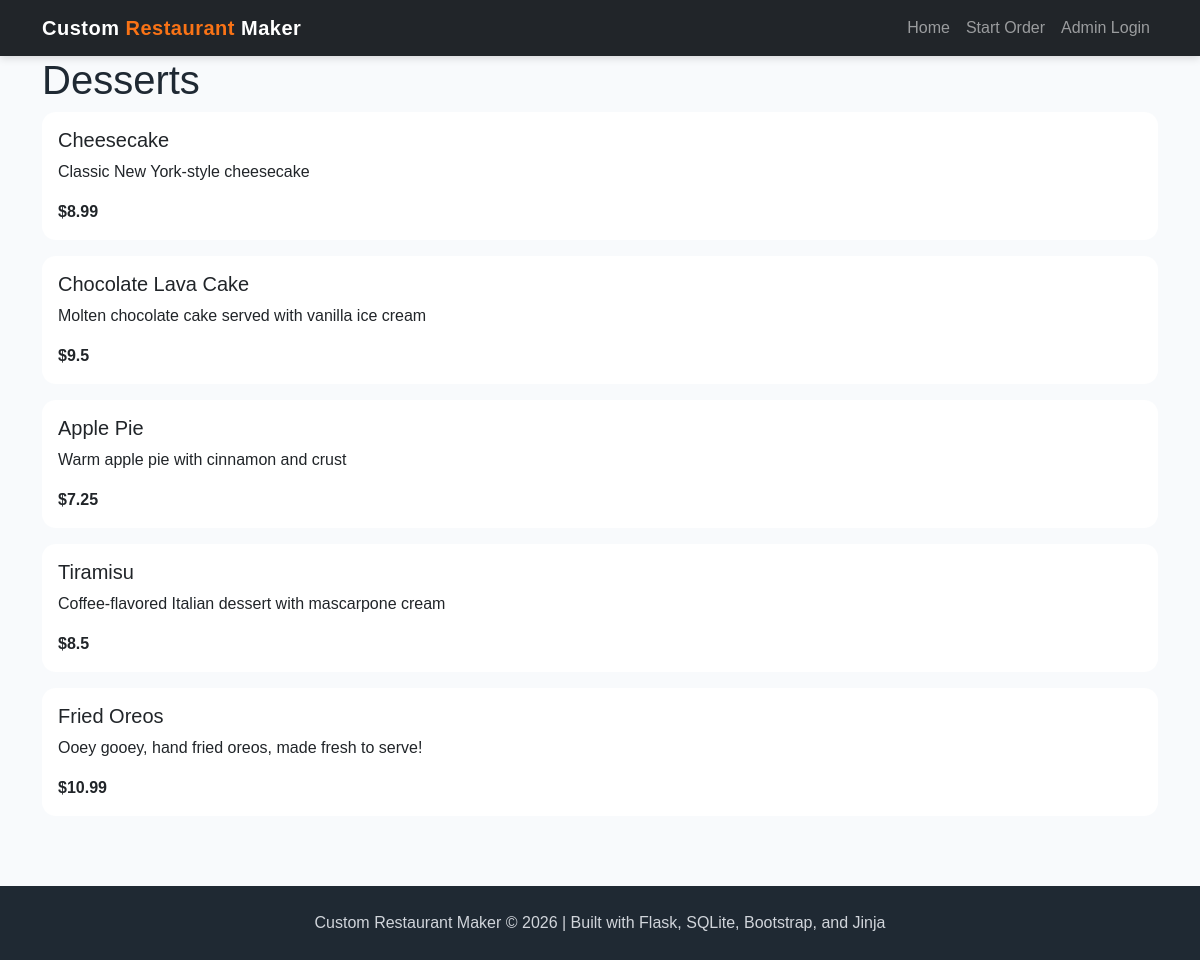
Before: /desserts with the older database file.
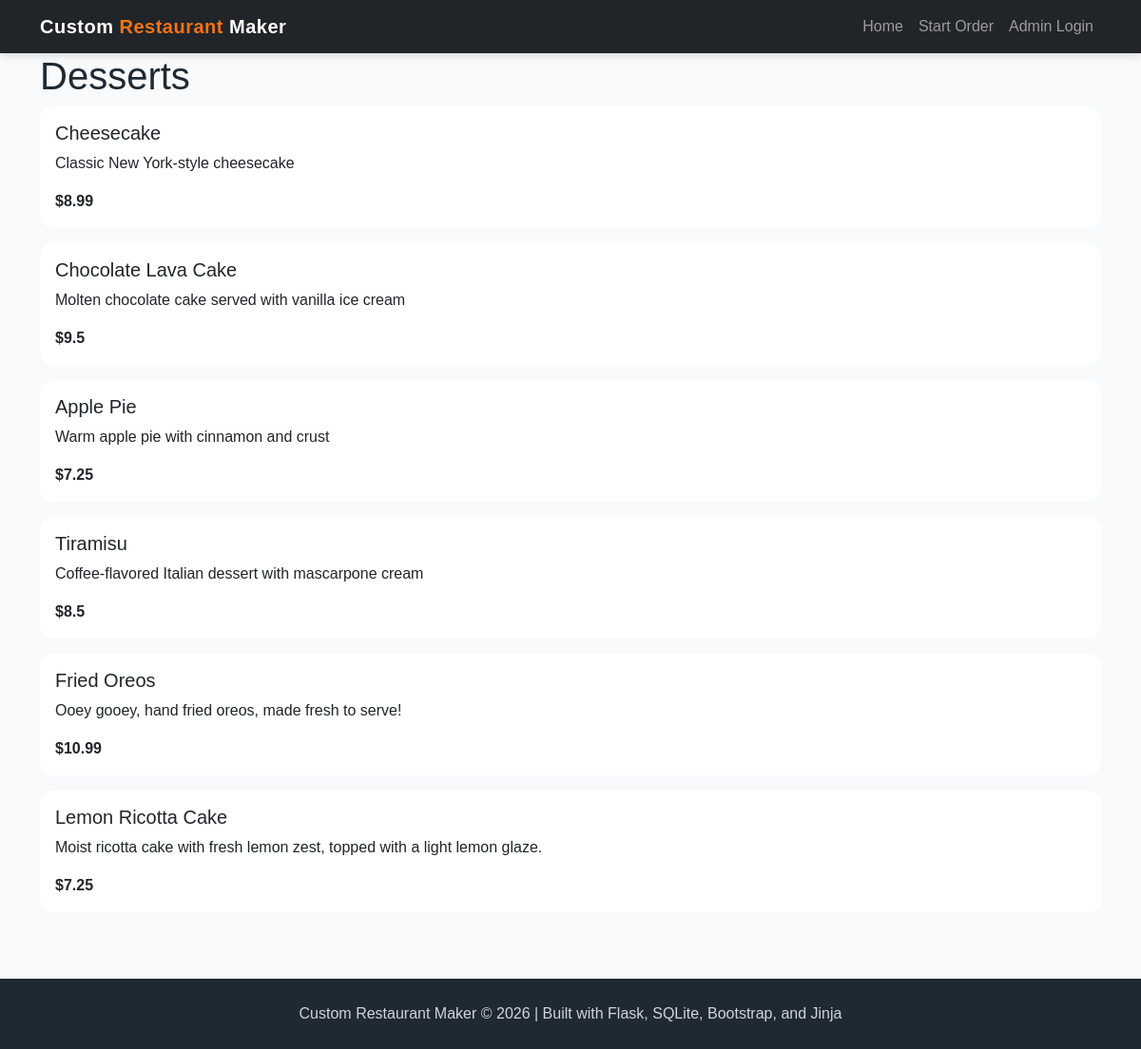
After: the same page with the newer database file.
### tables this page shows
CREATE TABLE menu (
    menu_id INTEGER PRIMARY KEY AUTOINCREMENT,
    name TEXT NOT NULL,
    category TEXT NOT NULL,
    price REAL NOT NULL,
    description TEXT
, image_filename TEXT);

### app.py (the view)
@app.route('/desserts')
def desserts():
    conn = get_db()
    cur = conn.cursor()
    cur.execute("SELECT * FROM menu WHERE LOWER(category) = ?", ("desserts",))
    menu = cur.fetchall()
    conn.close()
    return render_template('desserts.html', menu=menu)

### app.py (called while the page is built)
def get_db():
    conn = sqlite3.connect("project4.db")
    conn.row_factory = sqlite3.Row
    return conn

### templates/desserts.html (shortened to what this page needs)
{% extends "base.html" %}
{% block content %}
<h1>Desserts</h1>
{% for item in menu %}
<div class="card mb-3">
    <div class="card-body">
        <h5>{{ item['name'] }}</h5>
        <p>
            {{ item['description'] }}
        </p>
        <strong>
            ${{ item['price'] }}
        </strong>
    </div>
</div>
{% endfor %}
{% endblock %}

Changed rows visible on the page:
added menu: name "Lemon Ricotta Cake", description "Moist ricotta cake with fresh lemon zest, topped with a light lemon glaze.", price "7.25"
